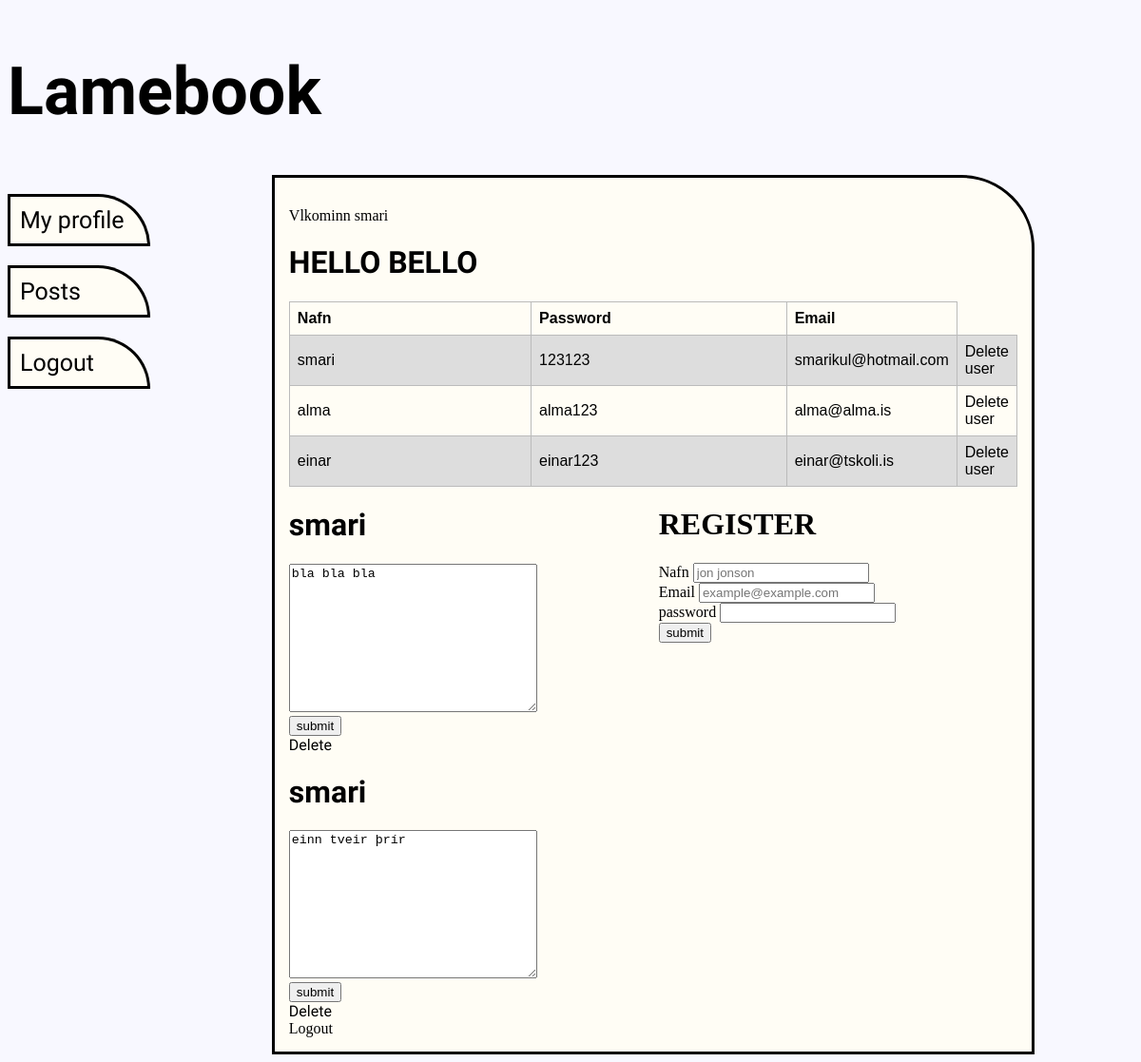
The page /admin (signed in) on the database its author committed.
### tables this page shows
CREATE TABLE userposts(post_id INTEGER NOT NULL PRIMARY KEY,user_post text NOT NULL,user_name varchar(32) NOT NULL);

### app.py (the view)
@app.route("/admin")
def admin():
    if session["name"] == "smari" and session["user"]=="123123":
        posts = read_posts()
        return render_template("admin.html", posts = posts)
    else:
        return redirect(url_for("index"))

### app.py (called while the page is built)
def read_posts():
        listi1 = []
        conn = sqlite3.connect("users.db")
        cursor = conn.cursor()
        cursor.execute("SELECT * FROM userposts")
        data = cursor.fetchall()
        for row in data:
            listi1.append(row)
        cursor.close()
        conn.close()
        return listi1

### templates/admin.html (shortened to what this page needs)
{% extends "base.html" %}
{% block body %}
{% for items in session["info"] %}
  {% for names in items %}
    {% if names == session["user"]%}
      <p>Vlkominn {{ items[0] }}</p>
    {% endif %}
  {% endfor %}
{% endfor %}
<h1>HELLO BELLO</h1>
<table>
<tbody>
 <tr>
  <th>Nafn</th>
  <th>Password</th>
  <th>Email</th>
 </tr>
{% for items in session["info"] %}
  <tr>
    <td>{{items[0]}}</td>
    <td>{{items[1]}}</td>
    <td>{{items[2]}}</td>
    <td><a href="/deleteuser/{{items[1]}}">Delete user</a></td>
  </tr>
{% endfor %}
</tbody>
</table>
<div class="admin">
<div class="my_posts">
  {% for post in posts %}
      <div class="post">
        <h1>{{post[2]}}</h1>
        <form class="form" action="/update/{{post[0]}}" method="POST">
          <div class="form-feild">
              <textarea name="text" value="text" type="text" rows="10" cols="30" required>{{post[1]}}</textarea>
          </div>
          <div class="form-feild">
            <input type="submit" class="takkar2" name="submit" value="submit">
          </div>
        </form>
        <a href="/delete/{{post[0]}}">Delete</a>
      </div>
  {% endfor %}
</div>
<div class="form-div">
<h1>REGISTER</h1>
<form class="form" action="/register" method="POST">
  <div class="form-feild">
    <label>Nafn</label>
      <input name="name" type="text"
          placeholder="jon jonson" required/>
  </div>
  <div class="form-feild">
    <label>Email</label>
    <input type="email" name="email"
    placeholder="example@example.com"
    required/>
  </div>
  <div class="form-feild">
    <label for="símanúmer">password</label>
    <input type="password" id="password" name="password" required/>
  </div>
  <div class="form-feild">
    <input type="submit" class="takkar2" name="submit" value="submit">
  </div>
</form>
</div>
</div>
<a href="/logout">Logout</a>
{% endblock %}

### templates/base.html (shortened to what this page needs)
<!DOCTYPE html>
<html lang="en">
<head>
<link rel="stylesheet" href="{{url_for('static',filename='css/styles.css')}}">
</head>
<body>
<div class="blockbody">
<header class="header">
  <h1>Lamebook</h1>
</header>
<ul class="userlinks">
  <li><a href="/profile">My profile</a></li>
  <li><a href="/userposts">Posts</a></li>
  <li><a href="/logout">Logout</a></li>
</ul>
<div class="wall">
{% block body %}
{% endblock %}
</div>
</div>
</body>
</html>

### static/css/styles.css (style rules this page uses)
body { width: 1080px; background-color: #F8F8FF; }
.blockbody { display: grid; grid-template-areas: "header header header" "user wall wall"; }
.header { grid-area: header; font-size: 35px; font-family: 'Tomorrow', sans-serif; }
.userlinks { display: inline-block; width: 150px; grid-area: user; list-style: none; padding: 0px; margin: 0px; }
.userlinks > li { display:block; font-family: 'Dosis', sans-serif; font-size: 25px; padding: 10px; margin-top: 20px; color: black; background-color: #fffdf5; border: 3px solid black; border-radius:0px 77px 0px 0px; }
a:link, a:visited { text-decoration: none; color: black; }
.wall { grid-area: wall; background-color: #fffdf5; padding: 15px; margin: 0px; border: 3px solid black; border-radius: 0px 77px 0px 0px; }
.wall > h1 { font-family: 'Dosis', sans-serif; }
.my_posts { font-family: 'Dosis', sans-serif; }
.post { font-family: 'Dosis', sans-serif; }
table { font-family: arial, sans-serif; border-collapse: collapse; width: 100%; }
td, th { border: 1px solid #bbb; text-align: left; padding: 8px; width: 50%; }
tr:nth-child(even) { background-color: #ddd; }
.admin { display:grid; grid-template-areas: "post form"; }
.my_posts { grid-area: posts: }

### rows shown on the page
userposts: user_name "smari", text "bla bla bla"
userposts: user_name "smari", text "einn tveir þrír"

### other values the page prints
{{ items[0] }} "smari"
{{ items[0] }} "smari" "alma" "einar"
{{ items[1] }} "123123" "alma123" "einar123"
{{ items[2] }} "smarikul@hotmail.com" "alma@alma.is" "einar@tskoli.is"
